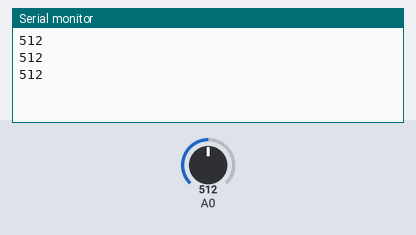
Simulated run of this sketch. Board: Arduino Uno, built with avr-gcc and run on an emulated ATmega328P. Parts: the last lines printed to the serial monitor. The inputs (shaded band) are chosen by the test bench; at power-on: A0 = 512.

Above: at 1.3 s.
1.4 s: A0 set to 716
At 1.9 s:
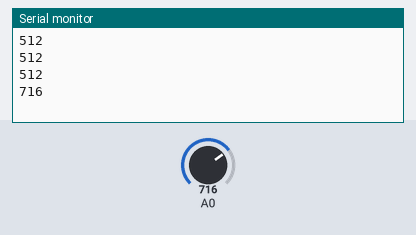
2.9 s: A0 set to 900
At 3.4 s:
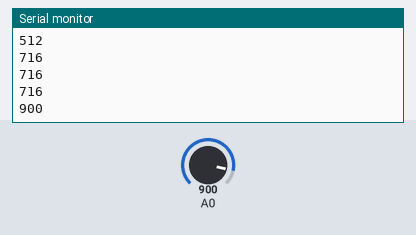
Timing chart, 0 to 5.9 s (numbered marks = the images above; inputs shaded):
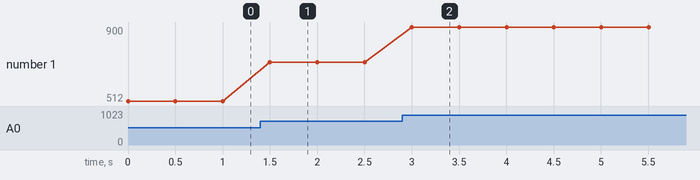

Measured:
- after the input at 1.4 s, the serial monitor: prints a new line after 0.10 s (image 1)
- after the input at 2.9 s, the serial monitor: prints a new line after 0.10 s (image 2)
- plotted number 1: 512 → 716 after the input at 1.4 s, 716 → 900 after the input at 2.9 s

The sketch:

SOIL.ino
```cpp
    void setup() {
// initialize serial communication at 9600 bits per second:
Serial.begin(9600);
}


void loop() {
// read the input on analog pin 0:
int sensorValue = analogRead(A0); Serial.println(sensorValue);
delay(500);
}
```
